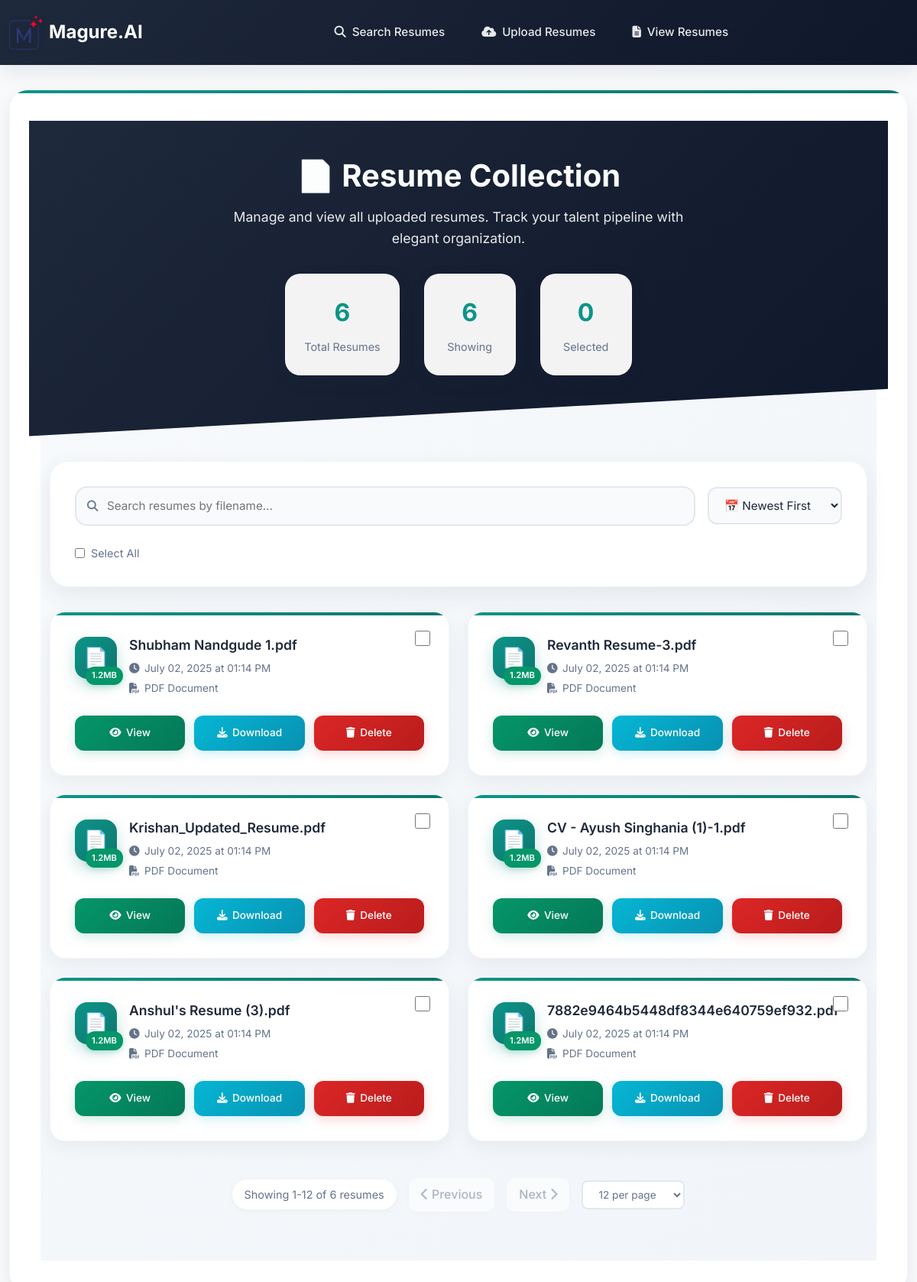
Screenshot of /cvs with the database file from the repository.
### app.py (models this page shows, shortened)
class UploadedCV(db.Model):
    id = db.Column(db.Integer, primary_key=True)
    original_filename = db.Column(db.String(255))
    stored_filename = db.Column(db.String(255), unique=True)
    filepath = db.Column(db.String(255))
    upload_time = db.Column(db.DateTime, default=datetime.utcnow)

### app.py (the view)
@app.route('/cvs')
def cvs():
    uploads = UploadedCV.query.order_by(UploadedCV.upload_time.desc()).all()
    return render_template('cvs.html', uploads=uploads)

### templates/cvs.html (shortened to what this page needs)
{% extends "base.html" %} {% block title %}Uploaded CVs{% endblock %} {% block
content %}
<div class="main-content">
  <div class="hero-section">
    <div class="container">
      <h2>📄 Resume Collection</h2>
      <p class="hero-subtitle">
        Manage and view all uploaded resumes. Track your talent pipeline with
        elegant organization.
      </p>
      {% if uploads %}
      <div class="stats-container">
        <div class="stat-card">
          <span class="stat-number" id="totalCount">{{ uploads|length }}</span>
          <div class="stat-label">Total Resumes</div>
        </div>
        <div class="stat-card">
          <span class="stat-number" id="filteredCount"
            >{{ uploads|length }}</span
          >
          <div class="stat-label">Showing</div>
        </div>
        <div class="stat-card">
          <span class="stat-number" id="selectedCount">0</span>
          <div class="stat-label">Selected</div>
        </div>
      </div>
      {% endif %}
    </div>
  </div>
  <div class="container">
     {% if uploads %}
    <div class="controls-section">
      <div class="search-sort-container">
        <div class="search-box">
          <i class="fas fa-search search-icon"></i>
          <input
            type="text"
            id="searchInput"
            class="search-input"
            placeholder="Search resumes by filename..."
          />
        </div>
        <select id="sortSelect" class="sort-select">
          <option value="date-desc">📅 Newest First</option>
        </select>
      </div>
      <div class="bulk-actions">
        <label class="bulk-select-all">
          <input type="checkbox" id="selectAll" />
          <span>Select All</span>
        </label>
      </div>
    </div>
    <div id="cvGrid" class="cv-grid">
      {% for cv in uploads %}
      <div
        class="cv-card"
        data-filename="{{ cv.original_filename|lower }}"
        data-date="{{ cv.upload_time.isoformat() }}"
        data-size="1024"
      >
        <div class="cv-header">
          <input type="checkbox" class="cv-select" data-cv-id="{{ cv.id }}" />
          <div class="cv-icon-container">
            <div class="cv-icon">📄</div>
            <div class="file-size-badge">1.2MB</div>
          </div>
          <div class="cv-info">
            <h4>{{ cv.original_filename }}</h4>
            <div class="cv-meta">
              <div class="cv-timestamp">
                <i class="fas fa-clock"></i>
                {{ cv.upload_time.strftime('%B %d, %Y at %I:%M %p') }}
              </div>
              <div class="cv-type">
                <i class="fas fa-file-pdf"></i>
                PDF Document
              </div>
            </div>
          </div>
        </div>
        <div class="cv-actions">
          <a
            href="{{ url_for('uploaded_file', filename=cv.stored_filename) }}"
            target="_blank"
            class="action-btn view-btn"
          >
            <i class="fas fa-eye"></i>View
          </a>
          <a
            href="{{ url_for('download', cv_id=cv.id) }}"
            class="action-btn download-btn"
          >
            <i class="fas fa-download"></i>Download
          </a>
          <button
            type="button"
            class="action-btn delete-btn"
            data-cv-id="{{ cv.id }}"
            data-cv-filename="{{ cv.original_filename }}"
            onclick="confirmDelete(this.dataset.cvId, this.dataset.cvFilename)"
          >
            <i class="fas fa-trash"></i>Delete
          </button>
        </div>
      </div>
      {% endfor %}
    </div>
    <div class="pagination-container">
      <div class="pagination-info">
        <span id="paginationInfo"
          >Showing 1-12 of {{ uploads|length }} resumes</span
        >
      </div>
      <div class="pagination-controls">
        <button class="pagination-btn" id="prevPage" disabled>
          <i class="fas fa-chevron-left"></i> Previous
        </button>
        <button class="pagination-btn" id="nextPage">
          Next <i class="fas fa-chevron-right"></i>
        </button>
      </div>
      <select class="page-size-select" id="pageSize">
        <option value="12">12 per page</option>
      </select>
    </div>
    {% endif %}
  </div>
</div>
{% endblock %}

### templates/base.html (shortened to what this page needs)
<!DOCTYPE html>
<html lang="en">
  <head>
    <link
      href="https://cdn.jsdelivr.net/npm/bootstrap@5.3.3/dist/css/bootstrap.min.css"
      rel="stylesheet"
    />
    <link
      href="https://cdnjs.cloudflare.com/ajax/libs/font-awesome/6.4.0/css/all.min.css"
      rel="stylesheet"
    />
  </head>
  <body>
    <nav class="navbar navbar-expand-lg">
      <div class="container-fluid">
        <a class="navbar-brand" href="{{ url_for('index') }}">
          <img
            src="{{ url_for('static', filename='images/mag_ai_small_logo.png') }}"
            alt="Magure.AI"
            class="navbar-logo"
          />
          <span class="brand-name">Magure.AI</span>
        </a>
        <div
          class="collapse navbar-collapse justify-content-center"
          id="navbarNav"
        >
          <ul class="navbar-nav mx-auto">
            <li class="nav-item">
              <a class="nav-link" href="{{ url_for('index') }}">
                <i class="fas fa-search me-2"></i>Search Resumes
              </a>
            </li>
            <li class="nav-item">
              <a class="nav-link" href="{{ url_for('upload_cv') }}">
                <i class="fas fa-cloud-upload-alt me-2"></i>Upload Resumes
              </a>
            </li>
            <li class="nav-item">
              <a class="nav-link" href="{{ url_for('cvs') }}">
                <i class="fas fa-file-alt me-2"></i>View Resumes
              </a>
            </li>
          </ul>
        </div>
      </div>
    </nav>
    <div class="container">
      <div class="main-container">{% block content %}{% endblock %}</div>
    </div>
  </body>
</html>

### templates/base.html (style rules this page uses)
:root { --primary-gradient: linear-gradient(135deg, #1e293b 0%, #0f172a 100%); --secondary-gradient: linear-gradient(135deg, #0d9488 0%, #0f766e 100%); --accent-gradient: linear-gradient(135deg, #06b6d4 0%, #0891b2 100%); --light-bg: #f8fafc; --surface-bg: #ffffff; --card-shadow: 0 10px 25px rgba(15, 23, 42, 0.08); --hover-shadow: 0 20px 40px rgba(15, 23, 42, 0.15); --text-primary: #1e293b; --text-secondary: #64748b; --text-muted: #94a3b8; --border-color: #e2e8f0; --border-light: #f1f5f9; --primary-color: #0d9488; --primary-hover: #0f766e; --success-color: #059669; --warning-color: #d97706; --danger-color: #dc2626; }
* { font-family: "Inter", -apple-system, BlinkMacSystemFont, sans-serif; }
body { background: var(--light-bg); color: var(--text-primary); line-height: 1.6; }
.navbar { background: var(--primary-gradient) !important; box-shadow: var(--card-shadow); padding: 1rem 0; border: none; }
.navbar-brand { font-weight: 700; font-size: 1.5rem; color: white !important; text-decoration: none; display: flex; align-items: center; gap: 0.5rem; transition: all 0.3s ease; padding: 0.25rem 0; }
.navbar-logo { height: 45px; width: auto; max-width: 200px; transition: all 0.3s ease; filter: brightness(1.1) drop-shadow(0 2px 4px rgba(0, 0, 0, 0.1)); object-fit: contain; }
.navbar-nav .nav-link { color: rgba(255, 255, 255, 0.9) !important; font-weight: 500; font-size: 0.95rem; padding: 0.75rem 1.25rem !important; margin: 0 0.25rem; border-radius: 12px; transition: all 0.3s ease; position: relative; }
.container { max-width: 1200px; }
.main-container { background: var(--surface-bg); border-radius: 24px; box-shadow: var(--card-shadow); padding: 2.5rem; margin-top: 2rem; border: 1px solid var(--border-light); transition: all 0.3s ease; position: relative; overflow: hidden; }
.main-container::before { content: ""; position: absolute; top: 0; left: 0; right: 0; height: 4px; background: var(--secondary-gradient); border-radius: 24px 24px 0 0; }

### rows the page displays
UploadedCV: original_filename "Shubham Nandgude 1.pdf", upload_time "July 02, 2025 at 01:14 PM"
UploadedCV: original_filename "Revanth Resume-3.pdf", upload_time "July 02, 2025 at 01:14 PM"
UploadedCV: original_filename "Krishan_Updated_Resume.pdf", upload_time "July 02, 2025 at 01:14 PM"
UploadedCV: original_filename "CV - Ayush Singhania (1)-1.pdf", upload_time "July 02, 2025 at 01:14 PM"
UploadedCV: original_filename "Anshul's Resume (3).pdf", upload_time "July 02, 2025 at 01:14 PM"
UploadedCV: original_filename "7882e9464b5448df8344e640759ef932.pdf", upload_time "July 02, 2025 at 01:14 PM"

### other values shown
{{ uploads|length }} "6"
